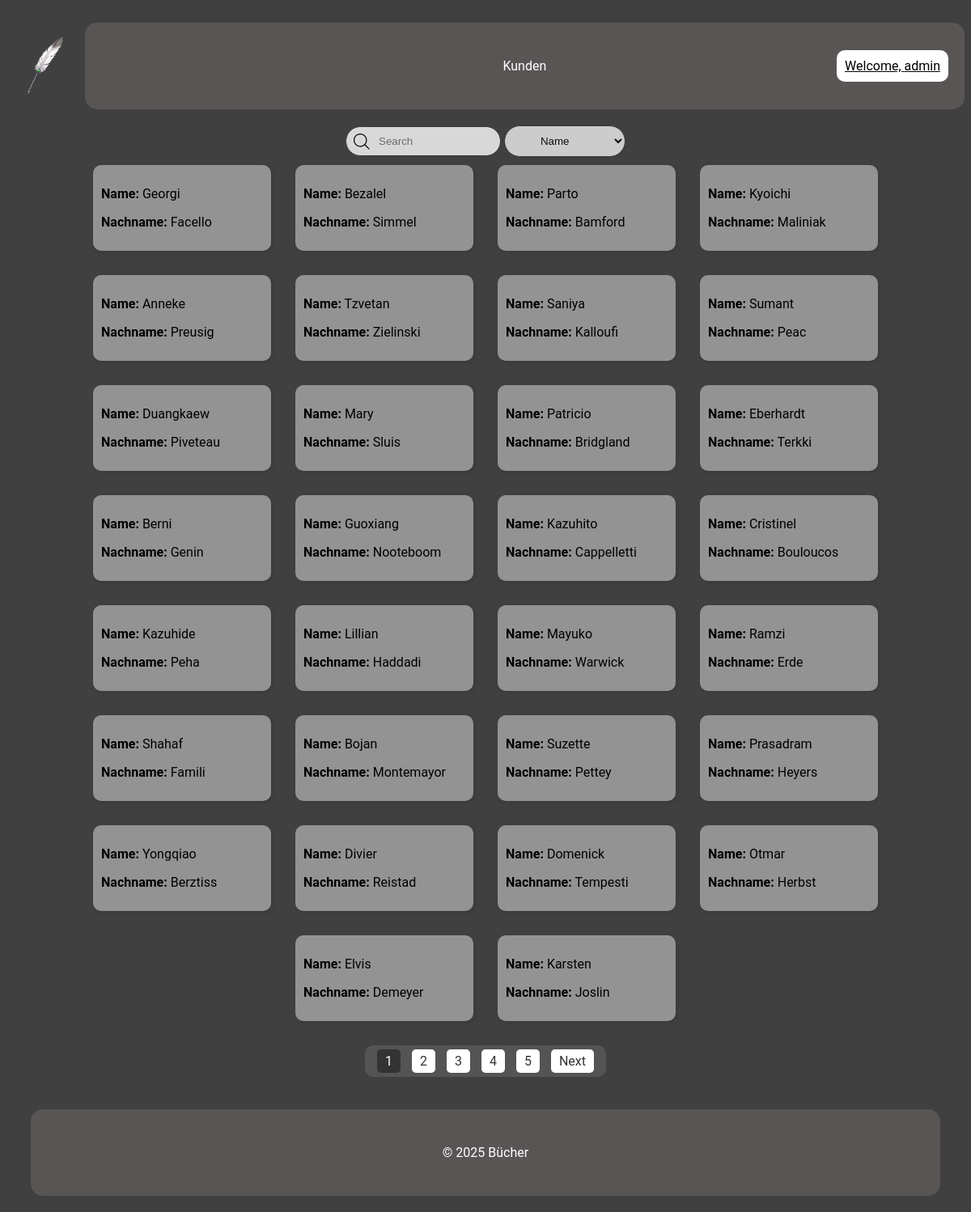
/kunden.php (signed in), run on the app's committed database.
### tables this page shows
CREATE TABLE `kunden` (
  `kid` int(11) NOT NULL,
  `geburtstag` date NOT NULL,
  `vorname` varchar(50) NOT NULL,
  `name` varchar(50) NOT NULL,
  `geschlecht` enum('M','F') NOT NULL,
  `kunde_seit` date NOT NULL,
  `email` varchar(150) NOT NULL,
  `kontaktpermail` tinyint(4) NOT NULL
);

### kunden.php (the view, shortened to what this page needs)
<?php
$servername = "localhost";
$username = "root";
$password = "";
$dbname = "books";
$conn = new mysqli($servername, $username, $password, $dbname);
$searchTerm = isset($_GET['search']) ? $_GET['search'] : '';
$searchCriteria = isset($_GET['criteria']) ? $_GET['criteria'] : 'name';
$page = isset($_GET['page']) ? (int)$_GET['page'] : 1;
$limit = 30;
$offset = ($page - 1) * $limit;
$totalSql = "SELECT COUNT(*) as total FROM books.kunden WHERE $searchCriteria LIKE '%$searchTerm%'";
$totalResult = $conn->query($totalSql);
$totalRow = $totalResult->fetch_assoc();
$totalKunden = $totalRow['total'];
$totalPages = ceil($totalKunden / $limit);
$range = 5;
$start = max(1, $page - floor($range / 2));
$end = min($totalPages, $start + $range - 1);
$start = max(1, $end - $range + 1);
?>
<!DOCTYPE html>
<html lang="en">
<head>
    <link rel="stylesheet" href="/src/styles.css">
</head>
<body>
<div class="header-container">
    <img src="bilder/Quill_of_Alzuhod.png" class="logo" alt="">
    <header>
        <p>Kunden</p>
        <?php if (isset($_SESSION['admin'])): ?>
            <a href="admin_dashboard.php" class="login-box login-link">Welcome, <?php echo htmlspecialchars($_SESSION['admin']); ?></a>
        <?php else: ?>
            <a class="login-box login-link" href="login.php">Login</a>
        <?php endif; ?>
    </header>
</div>
<div class="container">
    <div class="container-input">
        <form method="get" action="kunden.php">
            <label>
                <input type="text" placeholder="Search" name="search" class="input" value="<?php echo htmlspecialchars($searchTerm); ?>">
                <select name="criteria" class="input">
                    <option value="name" <?php if ($searchCriteria == 'name') echo 'selected'; ?>>Name</option>
                </select>
            </label>
        </form>
    </div>
</div>
<div class="container" id="kunden-list">
    <?php
    $result = $conn->query("SELECT * FROM books.kunden WHERE $searchCriteria LIKE '%$searchTerm%' LIMIT $limit OFFSET $offset");
    if ($result->num_rows > 0) {
        while($row = $result->fetch_assoc()) {
            echo "<div class='box' data-id='" . $row["kid"] . "'>";
            echo "<p><strong>Name:</strong> " . htmlspecialchars($row["vorname"]) . "</p>";
            echo "<p><strong>Nachname:</strong> " . htmlspecialchars($row["name"]) . "</p>";
            echo "</div>";
        }
    } else {
        echo "0 results";
    }
    ?>
</div>
<div class="container">
    <div class="pagination-box">
        <?php for ($i = $start; $i <= $end; $i++): ?>
            <a href="?search=<?php echo urlencode($searchTerm); ?>&criteria=<?php echo urlencode($searchCriteria); ?>&page=<?php echo $i; ?>"<?php if ($i == $page) echo ' class="active"'; ?>><?php echo $i; ?></a>
        <?php endfor; ?>
        <?php if ($page < $totalPages): ?>
            <a href="?search=<?php echo urlencode($searchTerm); ?>&criteria=<?php echo urlencode($searchCriteria); ?>&page=<?php echo $page + 1; ?>">Next</a>
        <?php endif; ?>
    </div>
</div>
<footer>
    <p>&copy; 2025 Bücher</p>
</footer>
</body>
</html>

### src/styles.css (style rules this page uses)
.container { display: flex; flex-wrap: wrap; gap: 10px; justify-content: center; }
.box { padding: 10px; margin: 10px; width: 200px; box-shadow: 2px 2px 5px rgba(0, 0, 0, 0.1); background-color: rgba(231, 229, 229, 0.5); border-radius: 10px; }
header { display: flex; align-items: center; width: 95%; height: 75px; margin: 20px auto; background-color: rgba(117, 110, 110, 0.47); color: white; padding: 1em 0; border-radius: 15px; position: relative; justify-content: space-between; }
footer { display: flex; align-items: center; width: 95%; height: 75px; margin: 20px auto; background-color: rgba(117, 110, 110, 0.47); color: white; padding: 1em 0; border-radius: 15px; position: relative; justify-content: space-between; }
footer p { margin: 0; padding: 10px; text-align: center; flex-grow: 1; position: sticky; }
.header-container { display: flex; align-items: center; justify-content: flex-start; }
.logo { margin-right: 0; width: 100px; height: 75px; object-fit: contain; }
header p { margin: 0; padding: 10px; text-align: center; flex-grow: 1; }
.login-link { color: white; right: 20px; }
body { background: #404040; font-family: 'Roboto', sans-serif; }
.container-input { position: relative; }
.input { width: 150px; padding: 10px 0 10px 40px; border-radius: 9999px; border: solid 1px #333; transition: all .2s ease-in-out; outline: none; opacity: 0.8; align-content: center; }
.container-input svg { position: absolute; top: 50%; left: 10px; transform: translate(0, -50%); }
.login-box { padding: 10px; text-align: center; margin: 20px 0; background-color: rgb(255, 255, 255); border-radius: 10px; color: black; position: absolute; }
.pagination-box { padding: 10px; margin: 20px 0; border-radius: 10px; background-color: rgba(255, 255, 255, 0.1); text-align: center; }
.pagination-box a { margin: 0 5px; padding: 5px 10px; text-decoration: none; color: #333; background-color: #fff; border-radius: 5px; transition: background-color 0.3s; }
.pagination-box a.active { background-color: #333; color: #fff; }

### data on the page
kunden: vorname "Georgi", name "Facello"
kunden: vorname "Bezalel", name "Simmel"
kunden: vorname "Parto", name "Bamford"
kunden: vorname "Kyoichi", name "Maliniak"
kunden: vorname "Anneke", name "Preusig"
kunden: vorname "Tzvetan", name "Zielinski"
kunden: vorname "Saniya", name "Kalloufi"
kunden: vorname "Sumant", name "Peac"
kunden: vorname "Duangkaew", name "Piveteau"
kunden: vorname "Mary", name "Sluis"
kunden: vorname "Patricio", name "Bridgland"
kunden: vorname "Eberhardt", name "Terkki"
kunden: vorname "Berni", name "Genin"
kunden: vorname "Guoxiang", name "Nooteboom"
kunden: vorname "Kazuhito", name "Cappelletti"
kunden: vorname "Cristinel", name "Bouloucos"
kunden: vorname "Kazuhide", name "Peha"
kunden: vorname "Lillian", name "Haddadi"
kunden: vorname "Mayuko", name "Warwick"
kunden: vorname "Ramzi", name "Erde"
kunden: vorname "Shahaf", name "Famili"
kunden: vorname "Bojan", name "Montemayor"
kunden: vorname "Suzette", name "Pettey"
kunden: vorname "Prasadram", name "Heyers"
kunden: vorname "Yongqiao", name "Berztiss"
kunden: vorname "Divier", name "Reistad"
kunden: vorname "Domenick", name "Tempesti"
kunden: vorname "Otmar", name "Herbst"
kunden: vorname "Elvis", name "Demeyer"
kunden: vorname "Karsten", name "Joslin"

### other printed values
$_SESSION['admin'] "admin"
